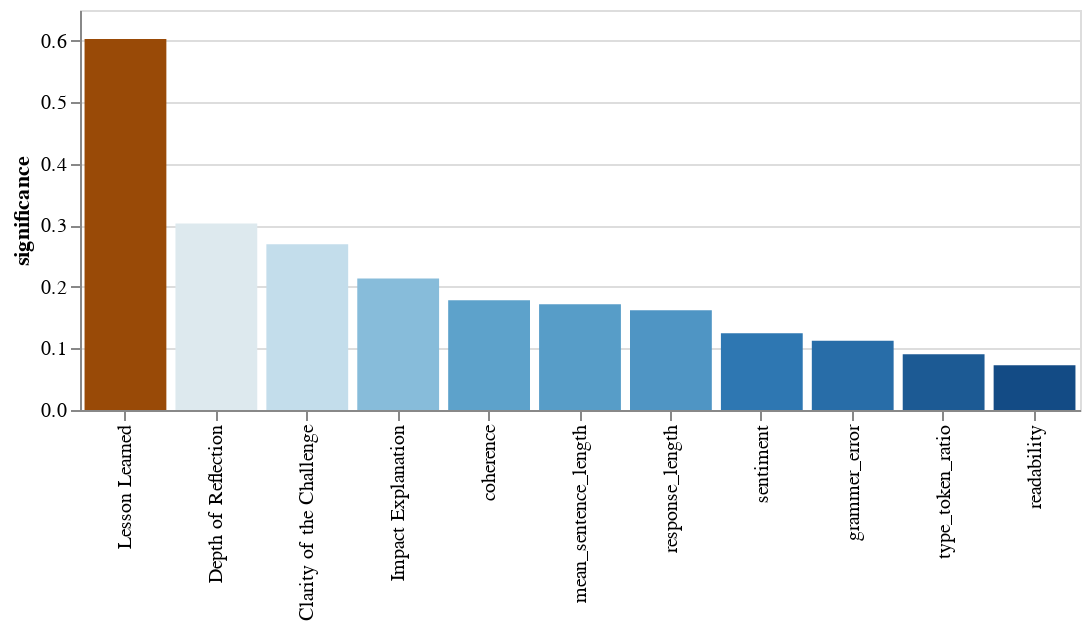

The notebook cell saved with this chart:
### Code cell
alt.Chart(coef_df).mark_bar().encode(
    x=alt.X('feature',sort='-y', title=''),
    y='significance',
    color=alt.Color('significance:Q', 
        scale=alt.Scale(scheme='blueorange'),  # Cold-Warm color mapping
        legend=None
    )
).properties(
    width=500, height=200
)

### Figure 1 — Vega-Lite specification as saved in the notebook (floating-point values rounded to 4 significant figures)
{"config": {"view": {"continuousWidth": 300, "continuousHeight": 300}}, "data": {"name": "data-1099073fbc9ca144c40e4379482cdf77"}, "mark": {"type": "bar"}, "encoding": {"color": {"field": "significance", "legend": null, "scale": {"scheme": "blueorange"}, "type": "quantitative"}, "x": {"field": "feature", "sort": "-y", "title": "", "type": "nominal"}, "y": {"field": "significance", "type": "quantitative"}}, "height": 200, "width": 500, "$schema": "https://vega.github.io/schema/vega-lite/v5.17.0.json", "datasets": {"data-1099073fbc9ca144c40e4379482cdf77": [{"feature": "response_length", "significance": 0.1621}, {"feature": "mean_sentence_length", "significance": 0.1719}, {"feature": "grammer_error", "significance": 0.1124}, {"feature": "readability", "significance": 0.07259}, {"feature": "type_token_ratio", "significance": 0.09039}, {"feature": "coherence", "significance": 0.1783}, {"feature": "sentiment", "significance": 0.1247}, {"feature": "Clarity of the Challenge", "significance": 0.2694}, {"feature": "Impact Explanation", "significance": 0.2138}, {"feature": "Lesson Learned", "significance": 0.603}, {"feature": "Depth of Reflection", "significance": 0.303}]}}
